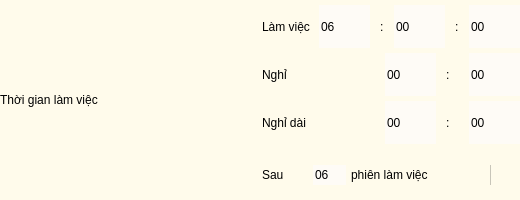
             <widget class="QWidget" name="widget_31" native="true">
              <property name="sizePolicy">
               <sizepolicy hsizetype="Fixed" vsizetype="Fixed">
                <horstretch>0</horstretch>
                <verstretch>0</verstretch>
               </sizepolicy>
              </property>
              <property name="minimumSize">
               <size>
                <width>520</width>
                <height>200</height>
               </size>
              </property>
              <property name="maximumSize">
               <size>
                <width>520</width>
                <height>200</height>
               </size>
              </property>
              <property name="styleSheet">
               <string notr="true">background-color: rgb(255, 251, 235);</string>
              </property>
              <layout class="QGridLayout" name="gridLayout_60">
               <property name="leftMargin">
                <number>0</number>
               </property>
               <property name="topMargin">
                <number>0</number>
               </property>
               <property name="rightMargin">
                <number>0</number>
               </property>
               <property name="bottomMargin">
                <number>0</number>
               </property>
               <property name="horizontalSpacing">
                <number>10</number>
               </property>
               <property name="verticalSpacing">
                <number>0</number>
               </property>
               <item row="3" column="1">
                <widget class="QWidget" name="widget_39" native="true">
                 <layout class="QVBoxLayout" name="verticalLayout_16">
                  <property name="spacing">
                   <number>0</number>
                  </property>
                  <property name="leftMargin">
                   <number>0</number>
                  </property>
                  <property name="topMargin">
                   <number>0</number>
                  </property>
                  <property name="rightMargin">
                   <number>0</number>
                  </property>
                  <property name="bottomMargin">
                   <number>0</number>
                  </property>
                  <item>
                   <widget class="QWidget" name="widget_54" native="true">
                    <layout class="QGridLayout" name="gridLayout_61">
                     <property name="leftMargin">
                      <number>0</number>
                     </property>
                     <property name="topMargin">
                      <number>0</number>
                     </property>
                     <property name="rightMargin">
                      <number>0</number>
                     </property>
                     <property name="bottomMargin">
                      <number>0</number>
                     </property>
                     <property name="horizontalSpacing">
                      <number>5</number>
                     </property>
                     <property name="verticalSpacing">
                      <number>0</number>
                     </property>
                     <item row="2" column="1">
                      <layout class="QHBoxLayout" name="workLayout_54">
                       <property name="spacing">
                        <number>10</number>
                       </property>
                       <property name="sizeConstraint">
                        <enum>QLayout::SetMaximumSize</enum>
                       </property>
                       <property name="leftMargin">
                        <number>26</number>
                       </property>
                       <property name="topMargin">
                        <number>0</number>
                       </property>
                       <item>
                        <spacer name="horizontalSpacer_10">
                         <property name="orientation">
                          <enum>Qt::Horizontal</enum>
                         </property>
                         <property name="sizeType">
                          <enum>QSizePolicy::Fixed</enum>
                         </property>
                         <property name="sizeHint" stdset="0">
                          <size>
                           <width>40</width>
                           <height>30</height>
                          </size>
                         </property>
                        </spacer>
                       </item>
                       <item>
                        <widget class="QLineEdit" name="wakemInput_90">
                         <property name="sizePolicy">
                          <sizepolicy hsizetype="Fixed" vsizetype="Fixed">
                           <horstretch>0</horstretch>
                           <verstretch>0</verstretch>
                          </sizepolicy>
                         </property>
                         <property name="maximumSize">
                          <size>
                           <width>51</width>
                           <height>43</height>
                          </size>
                         </property>
                         <property name="styleSheet">
                          <string notr="true">font: 18pt &quot;MS Shell Dlg 2&quot;;
background-color: rgb(254, 251, 246);
border:0px;</string>
                         </property>
                         <property name="inputMethodHints">
                          <set>Qt::ImhPreferNumbers</set>
                         </property>
                         <property name="text">
                          <string>00</string>
                         </property>
                         <property name="maxLength">
                          <number>2</number>
                         </property>
                        </widget>
                       </item>
                       <item>
                        <widget class="QLabel" name="space_92">
                         <property name="maximumSize">
                          <size>
                           <width>16</width>
                           <height>43</height>
                          </size>
                         </property>
                         <property name="styleSheet">
                          <string notr="true">font: 18pt &quot;MS Shell Dlg 2&quot;;border:0px;</string>
                         </property>
                         <property name="inputMethodHints">
                          <set>Qt::ImhNone</set>
                         </property>
                         <property name="text">
                          <string>:</string>
                         </property>
                        </widget>
                       </item>
                       <item>
                        <widget class="QLineEdit" name="wakemInput_91">
                         <property name="sizePolicy">
                          <sizepolicy hsizetype="Fixed" vsizetype="Fixed">
                           <horstretch>0</horstretch>
                           <verstretch>0</verstretch>
                          </sizepolicy>
                         </property>
                         <property name="maximumSize">
                          <size>
                           <width>51</width>
                           <height>43</height>
                          </size>
                         </property>
                         <property name="styleSheet">
                          <string notr="true">font: 18pt &quot;MS Shell Dlg 2&quot;;
background-color: rgb(254, 251, 246);
border:0px;</string>
                         </property>
                         <property name="inputMethodHints">
                          <set>Qt::ImhPreferNumbers</set>
                         </property>
                         <property name="text">
                          <string>00</string>
                         </property>
                         <property name="maxLength">
                          <number>2</number>
                         </property>
                        </widget>
                       </item>
                      </layout>
                     </item>
                     <item row="2" column="0">
                      <widget class="QLabel" name="label_75">
                       <property name="styleSheet">
                        <string notr="true">font: 18pt &quot;MS Shell Dlg 2&quot;;border:0px;</string>
                       </property>
                       <property name="text">
                        <string>Nghỉ dài</string>
                       </property>
                      </widget>
                     </item>
                     <item row="1" column="1">
                      <layout class="QHBoxLayout" name="workLayout_55">
                       <property name="spacing">
                        <number>10</number>
                       </property>
                       <property name="sizeConstraint">
                        <enum>QLayout::SetMaximumSize</enum>
                       </property>
                       <property name="leftMargin">
                        <number>26</number>
                       </property>
                       <property name="topMargin">
                        <number>0</number>
                       </property>
                       <item>
                        <spacer name="horizontalSpacer_9">
                         <property name="orientation">
                          <enum>Qt::Horizontal</enum>
                         </property>
                         <property name="sizeType">
                          <enum>QSizePolicy::Fixed</enum>
                         </property>
                         <property name="sizeHint" stdset="0">
                          <size>
                           <width>40</width>
                           <height>30</height>
                          </size>
                         </property>
                        </spacer>
                       </item>
                       <item>
                        <widget class="QLineEdit" name="wakemInput_92">
                         <property name="sizePolicy">
                          <sizepolicy hsizetype="Fixed" vsizetype="Fixed">
                           <horstretch>0</horstretch>
                           <verstretch>0</verstretch>
                          </sizepolicy>
                         </property>
                         <property name="maximumSize">
                          <size>
                           <width>51</width>
                           <height>43</height>
                          </size>
                         </property>
                         <property name="styleSheet">
                          <string notr="true">font: 18pt &quot;MS Shell Dlg 2&quot;;
background-color: rgb(254, 251, 246);
border:0px;</string>
                         </property>
                         <property name="inputMethodHints">
                          <set>Qt::ImhPreferNumbers</set>
                         </property>
                         <property name="text">
                          <string>00</string>
                         </property>
                         <property name="maxLength">
                          <number>2</number>
                         </property>
                        </widget>
                       </item>
                       <item>
                        <widget class="QLabel" name="space_94">
                         <property name="maximumSize">
                          <size>
                           <width>16</width>
                           <height>43</height>
                          </size>
                         </property>
                         <property name="styleSheet">
                          <string notr="true">font: 18pt &quot;MS Shell Dlg 2&quot;;border:0px;</string>
                         </property>
                         <property name="inputMethodHints">
                          <set>Qt::ImhNone</set>
                         </property>
                         <property name="text">
                          <string>:</string>
                         </property>
                        </widget>
                       </item>
                       <item>
                        <widget class="QLineEdit" name="wakemInput_93">
                         <property name="sizePolicy">
                          <sizepolicy hsizetype="Fixed" vsizetype="Fixed">
                           <horstretch>0</horstretch>
                           <verstretch>0</verstretch>
                          </sizepolicy>
                         </property>
                         <property name="maximumSize">
                          <size>
                           <width>51</width>
                           <height>43</height>
                          </size>
                         </property>
                         <property name="styleSheet">
                          <string notr="true">font: 18pt &quot;MS Shell Dlg 2&quot;;
background-color: rgb(254, 251, 246);
border:0px;</string>
                         </property>
                         <property name="inputMethodHints">
                          <set>Qt::ImhPreferNumbers</set>
                         </property>
                         <property name="text">
                          <string>00</string>
                         </property>
                         <property name="maxLength">
                          <number>2</number>
                         </property>
                        </widget>
                       </item>
                      </layout>
                     </item>
                     <item row="0" column="1">
                      <layout class="QHBoxLayout" name="workLayout_56">
                       <property name="spacing">
                        <number>10</number>
                       </property>
                       <property name="sizeConstraint">
                        <enum>QLayout::SetMaximumSize</enum>
                       </property>
                       <property name="topMargin">
                        <number>0</number>
                       </property>
                       <item>
                        <widget class="QLineEdit" name="wakehInput_68">
                         <property name="sizePolicy">
                          <sizepolicy hsizetype="Fixed" vsizetype="Fixed">
                           <horstretch>0</horstretch>
                           <verstretch>0</verstretch>
                          </sizepolicy>
                         </property>
                         <property name="maximumSize">
                          <size>
                           <width>51</width>
                           <height>43</height>
                          </size>
                         </property>
                         <property name="contextMenuPolicy">
                          <enum>Qt::DefaultContextMenu</enum>
                         </property>
                         <property name="styleSheet">
                          <string notr="true">font: 18pt &quot;MS Shell Dlg 2&quot;;
background-color: rgb(254, 251, 246);
border:0px;</string>
                         </property>
                         <property name="inputMethodHints">
                          <set>Qt::ImhPreferNumbers</set>
                         </property>
                         <property name="text">
                          <string>06</string>
                         </property>
                         <property name="maxLength">
                          <number>2</number>
                         </property>
                        </widget>
                       </item>
                       <item>
                        <widget class="QLabel" name="space_95">
                         <property name="maximumSize">
                          <size>
                           <width>16</width>
                           <height>43</height>
                          </size>
                         </property>
                         <property name="styleSheet">
                          <string notr="true">font: 18pt &quot;MS Shell Dlg 2&quot;;border:0px;</string>
                         </property>
                         <property name="inputMethodHints">
                          <set>Qt::ImhNone</set>
                         </property>
                         <property name="text">
                          <string>:</string>
                         </property>
                        </widget>
                       </item>
                       <item>
                        <widget class="QLineEdit" name="wakemInput_94">
                         <property name="sizePolicy">
                          <sizepolicy hsizetype="Fixed" vsizetype="Fixed">
                           <horstretch>0</horstretch>
                           <verstretch>0</verstretch>
                          </sizepolicy>
                         </property>
                         <property name="maximumSize">
                          <size>
                           <width>51</width>
                           <height>43</height>
                          </size>
                         </property>
                         <property name="styleSheet">
                          <string notr="true">font: 18pt &quot;MS Shell Dlg 2&quot;;
background-color: rgb(254, 251, 246);
border:0px;</string>
                         </property>
                         <property name="inputMethodHints">
                          <set>Qt::ImhPreferNumbers</set>
                         </property>
                         <property name="text">
                          <string>00</string>
                         </property>
                         <property name="maxLength">
                          <number>2</number>
                         </property>
                        </widget>
                       </item>
                       <item>
                        <widget class="QLabel" name="space_96">
                         <property name="maximumSize">
                          <size>
                           <width>16</width>
                           <height>43</height>
                          </size>
                         </property>
                         <property name="styleSheet">
                          <string notr="true">font: 18pt &quot;MS Shell Dlg 2&quot;;border:0px;</string>
                         </property>
                         <property name="inputMethodHints">
                          <set>Qt::ImhNone</set>
                         </property>
                         <property name="text">
                          <string>:</string>
                         </property>
                        </widget>
                       </item>
                       <item>
                        <widget class="QLineEdit" name="wakemInput_95">
                         <property name="sizePolicy">
                          <sizepolicy hsizetype="Fixed" vsizetype="Fixed">
                           <horstretch>0</horstretch>
                           <verstretch>0</verstretch>
                          </sizepolicy>
                         </property>
                         <property name="maximumSize">
                          <size>
                           <width>51</width>
                           <height>43</height>
                          </size>
                         </property>
                         <property name="styleSheet">
                          <string notr="true">font: 18pt &quot;MS Shell Dlg 2&quot;;
background-color: rgb(254, 251, 246);
border:0px;</string>
                         </property>
                         <property name="inputMethodHints">
                          <set>Qt::ImhPreferNumbers</set>
                         </property>
                         <property name="text">
                          <string>00</string>
                         </property>
                         <property name="maxLength">
                          <number>2</number>
                         </property>
                        </widget>
                       </item>
                      </layout>
                     </item>
                     <item row="0" column="0">
                      <widget class="QLabel" name="label_93">
                       <property name="styleSheet">
                        <string notr="true">font: 18pt &quot;MS Shell Dlg 2&quot;;border:0px;</string>
                       </property>
                       <property name="text">
                        <string>Làm việc </string>
                       </property>
                      </widget>
                     </item>
                     <item row="1" column="0">
                      <widget class="QLabel" name="label_76">
                       <property name="styleSheet">
                        <string notr="true">font: 18pt &quot;MS Shell Dlg 2&quot;;border:0px;</string>
                       </property>
                       <property name="text">
                        <string>Nghỉ</string>
                       </property>
                      </widget>
                     </item>
                    </layout>
                   </widget>
                  </item>
                  <item>
                   <widget class="QWidget" name="widget_55" native="true">
                    <property name="minimumSize">
                     <size>
                      <width>100</width>
                      <height>50</height>
                     </size>
                    </property>
                    <property name="maximumSize">
                     <size>
                      <width>520</width>
                      <height>50</height>
                     </size>
                    </property>
                    <layout class="QGridLayout" name="gridLayout_62">
                     <property name="leftMargin">
                      <number>0</number>
                     </property>
                     <property name="topMargin">
                      <number>0</number>
                     </property>
                     <property name="rightMargin">
                      <number>0</number>
                     </property>
                     <property name="bottomMargin">
                      <number>0</number>
                     </property>
                     <property name="horizontalSpacing">
                      <number>5</number>
                     </property>
                     <property name="verticalSpacing">
                      <number>0</number>
                     </property>
                     <item row="1" column="2">
                      <widget class="QLabel" name="label_95">
                       <property name="styleSheet">
                        <string notr="true">font: 18pt &quot;MS Shell Dlg 2&quot;;border:0px;</string>
                       </property>
                       <property name="text">
                        <string>phiên làm việc</string>
                       </property>
                      </widget>
                     </item>
                     <item row="1" column="0">
                      <widget class="QLabel" name="label_94">
                       <property name="minimumSize">
                        <size>
                         <width>46</width>
                         <height>0</height>
                        </size>
                       </property>
                       <property name="maximumSize">
                        <size>
                         <width>46</width>
                         <height>300</height>
                        </size>
                       </property>
                       <property name="styleSheet">
                        <string notr="true">font: 18pt &quot;MS Shell Dlg 2&quot;;border:0px;</string>
                       </property>
                       <property name="text">
                        <string>Sau </string>
                       </property>
                      </widget>
                     </item>
                     <item row="1" column="1">
                      <widget class="QLineEdit" name="wakehInput_69">
                       <property name="enabled">
                        <bool>true</bool>
                       </property>
                       <property name="sizePolicy">
                        <sizepolicy hsizetype="Fixed" vsizetype="Fixed">
                         <horstretch>0</horstretch>
                         <verstretch>0</verstretch>
                        </sizepolicy>
                       </property>
                       <property name="minimumSize">
                        <size>
                         <width>30</width>
                         <height>0</height>
                        </size>
                       </property>
                       <property name="maximumSize">
                        <size>
                         <width>33</width>
                         <height>40</height>
                        </size>
                       </property>
                       <property name="contextMenuPolicy">
                        <enum>Qt::DefaultContextMenu</enum>
                       </property>
                       <property name="layoutDirection">
                        <enum>Qt::LeftToRight</enum>
                       </property>
                       <property name="styleSheet">
                        <string notr="true">font: 18pt &quot;MS Shell Dlg 2&quot;;
background-color: rgb(254, 251, 246);
border:0px;</string>
                       </property>
                       <property name="inputMethodHints">
                        <set>Qt::ImhPreferNumbers</set>
                       </property>
                       <property name="text">
                        <string>06</string>
                       </property>
                       <property name="maxLength">
                        <number>2</number>
                       </property>
                      </widget>
                     </item>
                     <item row="1" column="3">
                      <widget class="QCheckBox" name="checkBox_26">
                       <property name="minimumSize">
                        <size>
                         <width>30</width>
                         <height>20</height>
                        </size>
                       </property>
                       <property name="maximumSize">
                        <size>
                         <width>30</width>
                         <height>20</height>
                        </size>
                       </property>
                       <property name="styleSheet">
                        <string notr="true">QCheckBox::indicator {
     width: 40px;
     height: 40px;
 }
</string>
                       </property>
                       <property name="text">
                        <string/>
                       </property>
                      </widget>
                     </item>
                    </layout>
                   </widget>
                  </item>
                 </layout>
                </widget>
               </item>
               <item row="3" column="0">
                <widget class="QLabel" name="label_77">
                 <property name="styleSheet">
                  <string notr="true">font: 20pt &quot;MS Shell Dlg 2&quot;;border:0px;</string>
                 </property>
                 <property name="text">
                  <string>Thời gian làm việc</string>
                 </property>
                </widget>
               </item>
              </layout>
             </widget>
